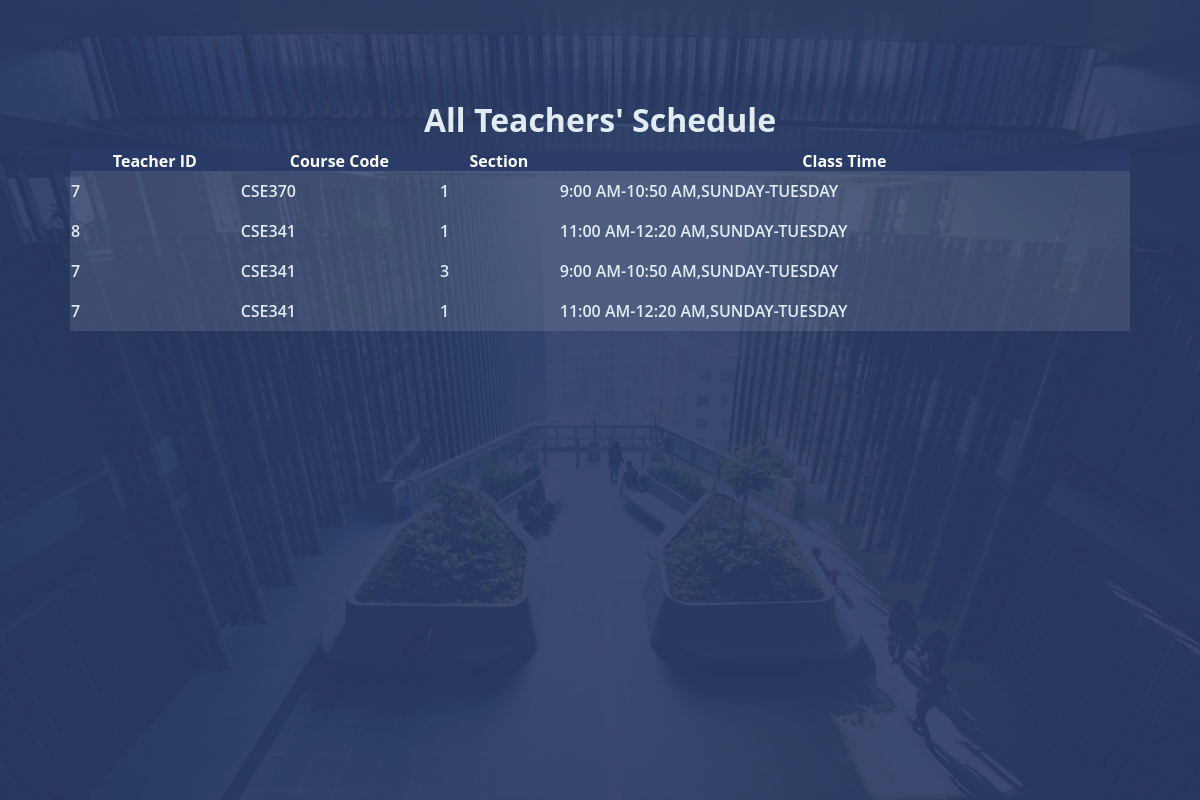
Page /teacher/manage_schedule.php (signed in) on the committed database.
### tables this page shows
CREATE TABLE `enrollments` (
  `id` int(11) NOT NULL,
  `course_code` varchar(50) NOT NULL,
  `section` varchar(50) NOT NULL,
  `student_id` char(8) DEFAULT NULL,
  `teacher_id` int(11) DEFAULT NULL,
  `role` enum('student','teacher') NOT NULL,
  `class_time` varchar(255) DEFAULT NULL
);

### teacher/manage_schedule.php (the view, shortened to what this page needs)
<?php
include('../includes/db_connect.php');
$query = "SELECT teacher_id, course_code, section, class_time FROM enrollments";
$result = $conn->query($query);
?>
<!DOCTYPE html>
<html lang="en">
<head>
    <link rel="stylesheet" href="../css/styles.css">
</head>
<body>
    <div class="login-wrap">
        <div class="login-html">
            <header>
                <h1 style="color: rgb(226, 235, 241); text-align: center;">All Teachers' Schedule</h1>
            </header>
            <div class="group">
                <table style="width: 100%; border-collapse: collapse; background-color: rgba(255, 255, 255, 0.1);">
                    <thead>
                        <tr style="background-color: rgba(40, 57, 101, 0.9); color: white;">
                            <th>Teacher ID</th>
                            <th>Course Code</th>
                            <th>Section</th>
                            <th>Class Time</th>
                        </tr>
                    </thead>
                    <tbody>
                        <?php
                        if ($result->num_rows > 0) {
                            while ($row = $result->fetch_assoc()) {
                                echo "<tr style='color: rgb(226, 235, 241); height: 40px;'>";
                                echo "<td>" . htmlspecialchars($row['teacher_id']) . "</td>";
                                echo "<td>" . htmlspecialchars($row['course_code']) . "</td>";
                                echo "<td>" . htmlspecialchars($row['section']) . "</td>";
                                echo "<td>" . htmlspecialchars($row['class_time']) . "</td>";
                                echo "</tr>";
                            }
                        } else {
                            echo "<tr>";
                            echo "<td colspan='4' style='text-align: center; color: rgb(226, 235, 241);'>No enrollments found</td>";
                            echo "</tr>";
                        }
                        ?>
                    </tbody>
                </table>
            </div>
        </div>
    </div>
</body>
</html>

### css/styles.css (style rules this page uses)
body { margin: 0; color: #6a6f8c; background: #c8c8c8; font: 600 16px/18px 'Open Sans', sans-serif; }
.login-wrap { width: 100%; height: 100vh; margin: 0; position: relative; background: url('images/New_campus2.jpg') no-repeat center center; background-size: cover; background-attachment: fixed; background-position: center; box-shadow: 0 12px 15px 0 rgba(255, 2, 2, 0.24), 0 17px 50px 0 rgba(0, 0, 0, 0.19); }
.login-html { width: 100%; height: 100%; position: absolute; padding: 90px 70px 50px 70px; background: rgba(40, 57, 101, 0.9); }

### rows in the picture
enrollments: teacher "7", course_code "CSE370", section "1", class_time "9:00 AM-10:50 AM,SUNDAY-TUESDAY"
enrollments: teacher "8", course_code "CSE341", section "1", class_time "11:00 AM-12:20 AM,SUNDAY-TUESDAY"
enrollments: teacher "7", course_code "CSE341", section "3", class_time "9:00 AM-10:50 AM,SUNDAY-TUESDAY"
enrollments: teacher "7", course_code "CSE341", section "1", class_time "11:00 AM-12:20 AM,SUNDAY-TUESDAY"
